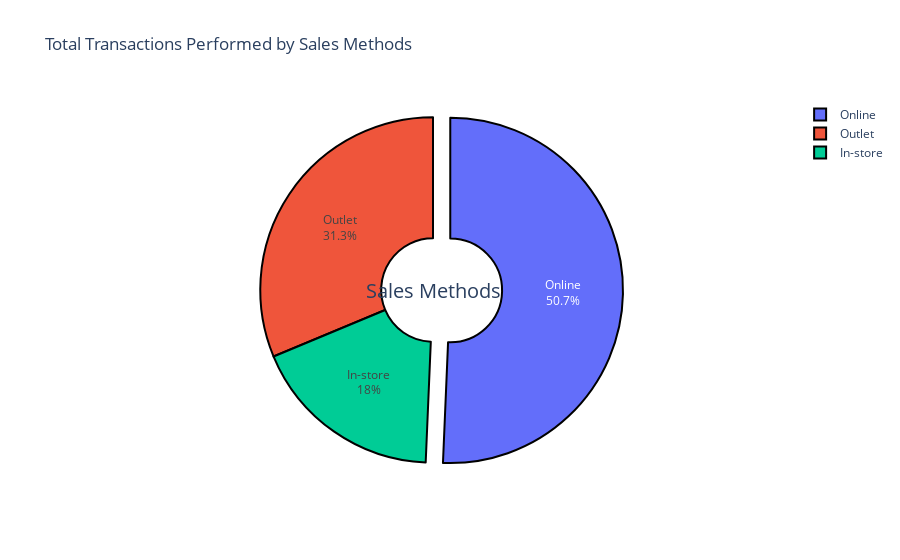

Notebook code cell kept with this figure:
### Code cell
Total_Transactions_for_each_Sales_Method = df["Sales Method"].value_counts()
fig = go.Figure(data=[go.Pie(labels=Total_Transactions_for_each_Sales_Method.index, values=Total_Transactions_for_each_Sales_Method, hole=.3)])

# Update layout for 3D effect and figure size
fig.update_traces(marker=dict(line=dict(color='#000000', width=2)),
                  textinfo='label+percent',
                  pull=[0.1, 0, 0, 0])  # Pull the first slice for emphasis

fig.update_layout(
    title_text='Total Transactions Performed by Sales Methods',
    annotations=[dict(text='Sales Methods', x=0.5, y=0.5, font_size=20, showarrow=False)]
)

# Show the figure
fig.show()

### Figure 1 — Plotly figure (JSON) as saved in the notebook; plotly's stock layout.template omitted (floating-point values rounded to 4 significant figures)
{"data": [{"hole": 0.3, "labels": ["Online", "Outlet", "In-store"], "marker": {"line": {"color": "#000000", "width": 2}}, "pull": [0.1, 0, 0, 0], "textinfo": "label+percent", "type": "pie", "values": [4889, 3019, 1740]}], "layout": {"annotations": [{"font": {"size": 20}, "showarrow": false, "text": "Sales Methods", "x": 0.5, "y": 0.5}], "title": {"text": "Total Transactions Performed by Sales Methods"}}}
